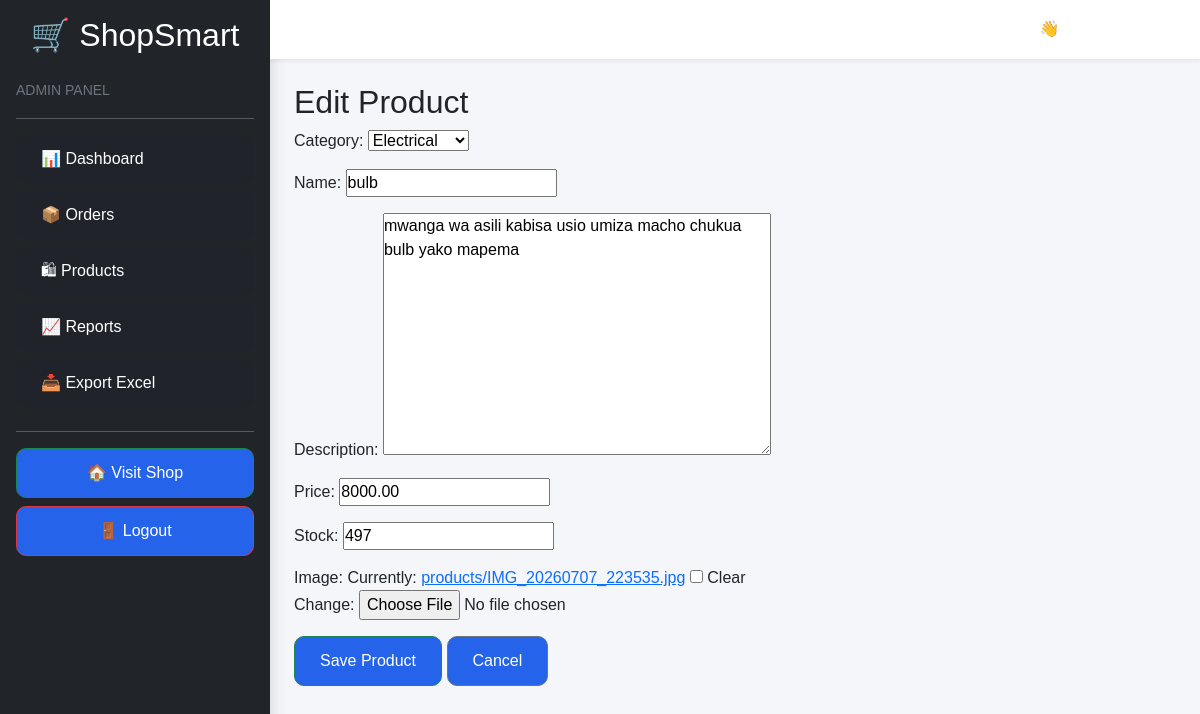
/dashboard/products/edit/6/ (signed in), run on an earlier commit of the app's database.
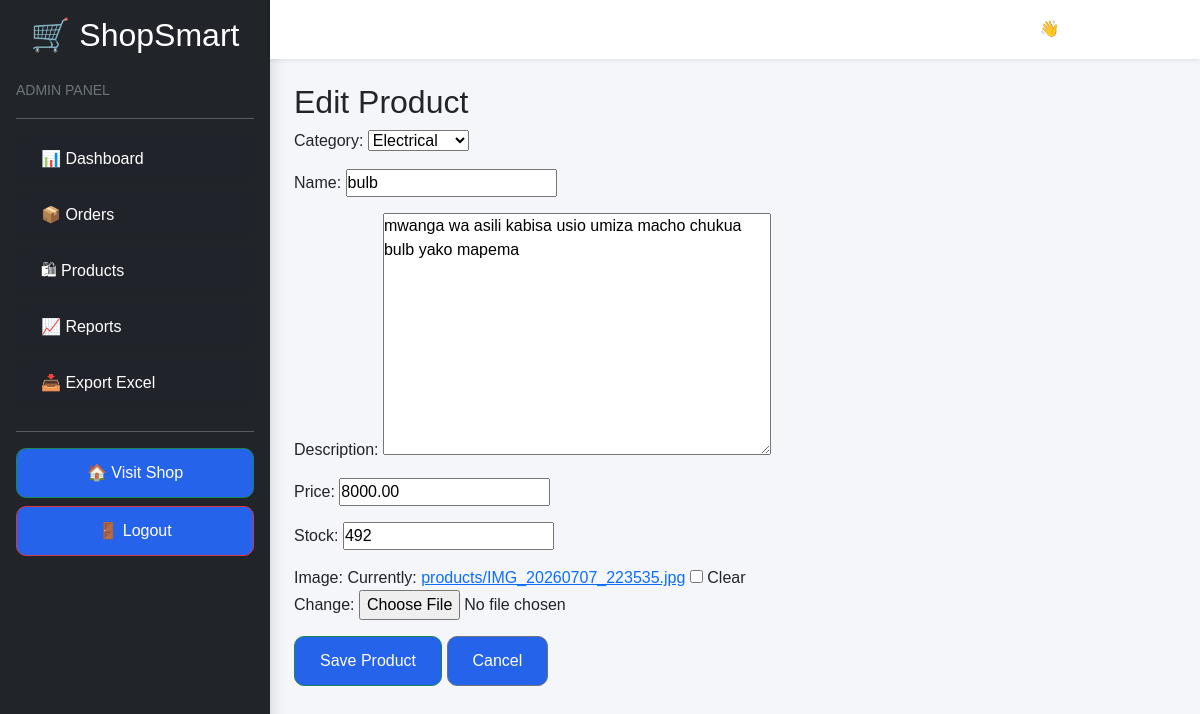
And on a later commit of the database.
### products/models.py (models this page shows, shortened)
class Product(models.Model):
    category = models.ForeignKey(
        Category,
        on_delete=models.CASCADE
    )
    name = models.CharField(max_length=200)
    description = models.TextField()
    price = models.DecimalField(
        max_digits=12,
        decimal_places=2
    )
    stock = models.IntegerField()
    image = models.ImageField(
        upload_to='products/',
        blank=True,
        null=True
    )

### products/views.py (the view)
# urls.py: path('dashboard/products/edit/<int:product_id>/', views.edit_product, name='edit_product'),
@login_required
@user_passes_test(admin_required)
def edit_product(request, product_id):
    product = get_object_or_404(
        Product,
        id=product_id
    )
    if request.method == "POST":
        form = ProductForm(
            request.POST,
            request.FILES,
            instance=product
        )
        if form.is_valid():
            form.save()
            return redirect('admin_products')
    else:
        form = ProductForm(
            instance=product
        )
    return render(
        request,
        'products/product_form.html',
        {
            'form': form,
            'title': 'Edit Product'
        }
    )

### products/forms.py
class ProductForm(forms.ModelForm):
    class Meta:
        model = Product
        fields = [
            'category',
            'name',
            'description',
            'price',
            'stock',
            'image',
        ]

### products/models.py (called while the page is built)
    def __str__(self):
        return self.name

### products/views.py (called while the page is built)
def admin_required(user):
    return user.is_superuser

### templates/products/product_form.html (shortened to what this page needs)
{% extends 'admin_base.html' %}
{% block content %}
<h2>{{ title }}</h2>
<form method="POST"
enctype="multipart/form-data">
{{ form.as_p }}
<button class="btn btn-success">
Save Product
</button>
<a href="{% url 'admin_products' %}"
class="btn btn-secondary">
Cancel
</a>
</form>
{% endblock %}

What changed in the data, as far as the page shows it:
changed Product "Electrical": stock "497" → "492"
